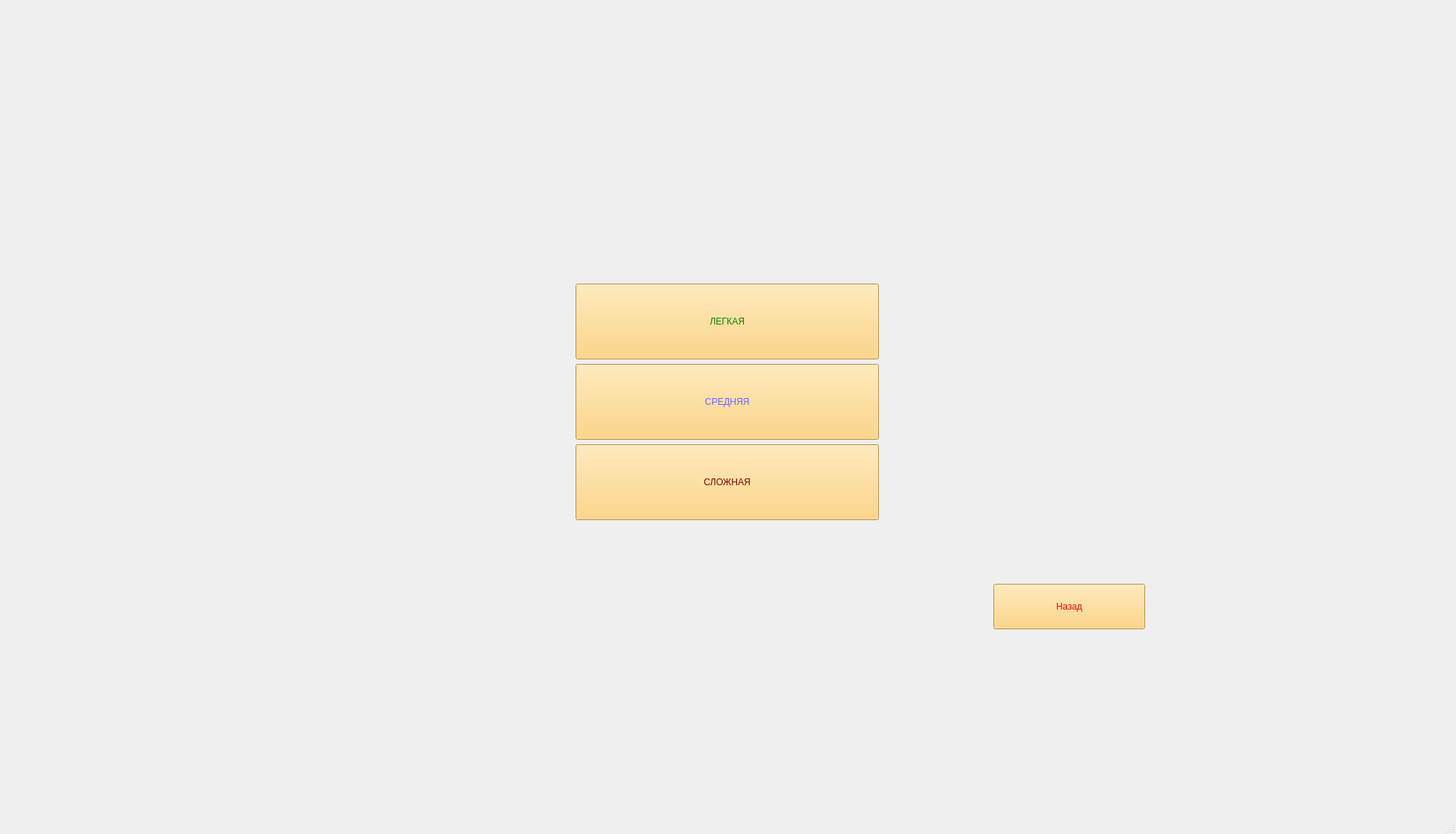
<?xml version="1.0" encoding="UTF-8"?>
<ui version="4.0">
 <class>LevelWindow</class>
 <widget class="QMainWindow" name="LevelWindow">
  <property name="geometry">
   <rect>
    <x>0</x>
    <y>0</y>
    <width>1920</width>
    <height>1100</height>
   </rect>
  </property>
  <property name="baseSize">
   <size>
    <width>1920</width>
    <height>1100</height>
   </size>
  </property>
  <property name="windowTitle">
   <string>Выберите сложность</string>
  </property>
  <widget class="QWidget" name="centralwidget">
   <widget class="QWidget" name="gridLayoutWidget">
    <property name="geometry">
     <rect>
      <x>19</x>
      <y>9</y>
      <width>1881</width>
      <height>1041</height>
     </rect>
    </property>
    <layout class="QGridLayout" name="gridLayout">
     <item row="2" column="0">
      <widget class="QPushButton" name="medium">
       <property name="minimumSize">
        <size>
         <width>400</width>
         <height>100</height>
        </size>
       </property>
       <property name="maximumSize">
        <size>
         <width>400</width>
         <height>16777215</height>
        </size>
       </property>
       <property name="cursor">
        <cursorShape>PointingHandCursor</cursorShape>
       </property>
       <property name="styleSheet">
        <string notr="true">font: 48pt bold &quot;Arial&quot;;
background-color: rgb(254, 204, 102);
color: rgb(102, 102, 255);</string>
       </property>
       <property name="text">
        <string>СРЕДНЯЯ</string>
       </property>
      </widget>
     </item>
     <item row="3" column="0">
      <widget class="QPushButton" name="hard">
       <property name="minimumSize">
        <size>
         <width>400</width>
         <height>100</height>
        </size>
       </property>
       <property name="maximumSize">
        <size>
         <width>400</width>
         <height>16777215</height>
        </size>
       </property>
       <property name="cursor">
        <cursorShape>PointingHandCursor</cursorShape>
       </property>
       <property name="styleSheet">
        <string notr="true">font: 48pt bold &quot;Arial&quot;;
background-color: rgb(254, 204, 102);
color: rgb(128, 0, 2);</string>
       </property>
       <property name="text">
        <string>СЛОЖНАЯ</string>
       </property>
      </widget>
     </item>
     <item row="0" column="0">
      <spacer name="verticalSpacer_2">
       <property name="orientation">
        <enum>Qt::Vertical</enum>
       </property>
       <property name="sizeHint" stdset="0">
        <size>
         <width>20</width>
         <height>40</height>
        </size>
       </property>
      </spacer>
     </item>
     <item row="1" column="0">
      <widget class="QPushButton" name="easy">
       <property name="minimumSize">
        <size>
         <width>400</width>
         <height>100</height>
        </size>
       </property>
       <property name="maximumSize">
        <size>
         <width>400</width>
         <height>16777215</height>
        </size>
       </property>
       <property name="cursor">
        <cursorShape>PointingHandCursor</cursorShape>
       </property>
       <property name="styleSheet">
        <string notr="true">font: 48pt bold &quot;Arial&quot;;
background-color: rgb(254, 204, 102);
color: rgb(16, 128, 1);</string>
       </property>
       <property name="text">
        <string>ЛЕГКАЯ</string>
       </property>
      </widget>
     </item>
     <item row="4" column="0">
      <spacer name="verticalSpacer">
       <property name="orientation">
        <enum>Qt::Vertical</enum>
       </property>
       <property name="sizeHint" stdset="0">
        <size>
         <width>20</width>
         <height>40</height>
        </size>
       </property>
      </spacer>
     </item>
    </layout>
   </widget>
   <widget class="QPushButton" name="go_back">
    <property name="enabled">
     <bool>true</bool>
    </property>
    <property name="geometry">
     <rect>
      <x>1310</x>
      <y>770</y>
      <width>200</width>
      <height>60</height>
     </rect>
    </property>
    <property name="sizePolicy">
     <sizepolicy hsizetype="Minimum" vsizetype="Fixed">
      <horstretch>0</horstretch>
      <verstretch>0</verstretch>
     </sizepolicy>
    </property>
    <property name="minimumSize">
     <size>
      <width>0</width>
      <height>60</height>
     </size>
    </property>
    <property name="maximumSize">
     <size>
      <width>200</width>
      <height>16777215</height>
     </size>
    </property>
    <property name="cursor">
     <cursorShape>PointingHandCursor</cursorShape>
    </property>
    <property name="layoutDirection">
     <enum>Qt::LeftToRight</enum>
    </property>
    <property name="styleSheet">
     <string notr="true">font: 75 36pt &quot;Courier&quot;;
color: rgb(252, 1, 7);
background-color: rgb(254, 204, 102);
</string>
    </property>
    <property name="text">
     <string>Назад</string>
    </property>
   </widget>
  </widget>
  <widget class="QMenuBar" name="menubar">
   <property name="geometry">
    <rect>
     <x>0</x>
     <y>0</y>
     <width>1920</width>
     <height>24</height>
    </rect>
   </property>
  </widget>
  <widget class="QStatusBar" name="statusbar"/>
 </widget>
 <resources/>
 <connections/>
</ui>
